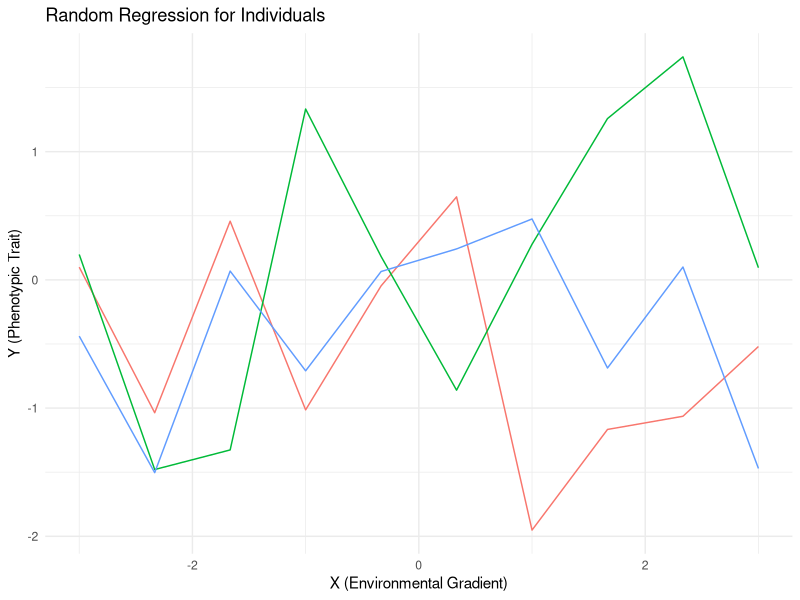

Source code (R):
# Load required libraries
library(lme4) # For fitting mixed models
library(MASS) # For generating multivariate normal distributions
library(ggplot2) # For plotting

# 1. Function to simulate data for a single dataset
simulate_random_regression_data <- function(I = 5, J = 10, 
                                            VE = 0.4, VR = 0.6, VS = 0.2, rES = 0.25, plot = TRUE) {
  
  # Total number of observations
  N <- I * J 
  
  # Generate a shared environmental spectrum for all individuals
  X <- rep(seq(-3, 3, length.out = J), I) 
  
  # Generate the covariance matrix for intercepts and slopes
  cov_matrix <- matrix(c(VE, rES * sqrt(VE * VS), 
                         rES * sqrt(VE * VS), VS), nrow = 2)
  
  # Generate random intercepts (u0) and slopes (u1) for each individual (multivariate normal distribution)
  random_effects <- mvrnorm(I, mu = c(0, 0), Sigma = cov_matrix)
  u0 <- rep(random_effects[, 1], each = J) # Intercept for each observation
  u1 <- rep(random_effects[, 2], each = J) # Slope for each observation
  
  # Generate the population mean intercept (b0) and slope (b1) (both set to 0 as per instructions)
  b0 <- 0
  b1 <- 0
  
  # Generate the residuals for each observation
  residuals <- rnorm(N, mean = 0, sd = sqrt(VR))
  
  # Calculate Y according to the model Y_ij = b0 + u0_i + (b1 + u1_i) * X_ij + e_ij
  Y <- b0 + u0 + (b1 + u1) * X + residuals
  
  # Create a data frame for the generated data
  data <- data.frame(
    Individual = factor(rep(1:I, each = J)), # Factor to visualize groups
    X = X,
    Y = Y
  )
  
  # Plot the reaction norms for each individual (optional)
  if (plot) {
    p <- ggplot(data, aes(x = X, y = Y, color = Individual, group = Individual)) +
      geom_line() +
      labs(title = 'Random Regression for Individuals', 
           x = 'X (Environmental Gradient)', 
           y = 'Y (Phenotypic Trait)') +
      theme_minimal() +
      theme(legend.position = 'none') # Remove legend for clarity
    print(p) # This ensures the plot is displayed
  }
  
  return(data)
}

# 2. Function to fit a random regression model to the data
fit_random_regression_model <- function(data) {
  
  # Fit the mixed model with random intercepts and random slopes
  model <- lmer(Y ~ X + (1 + X | Individual), data = data, REML = TRUE)
  
  var_components <- as.data.frame(VarCorr(model))
  ve <- var_components[var_components$grp == "Individual" & var_components$var1 == "(Intercept)", "vcov"]
  vs <- var_components[var_components$grp == "Individual" & var_components$var1 == "X", "vcov"]
  cov_es <- var_components[var_components$grp == "Individual" & var_components$var1 == "(Intercept)" & var_components$var2 == "X", "vcov"]
  vr <- var_components[var_components$grp == "Residual", "vcov"]
  
  # Calculate the correlation between intercepts and slopes
  correlation_es <- cov_es / (sqrt(ve) * sqrt(vs))
  
  return(list(
    model = model,
    VE = ve,
    VS = vs,
    Cov_ES = cov_es,
    Cor_ES = correlation_es,
    VR = vr
  ))
}


set.seed(42) 

# Simulate one dataset and ensure the plot is displayed
simulated_data <- simulate_random_regression_data(I = 3, J = 10, VE = 0.5, VR = 0.5, VS = 0, rES = 1, plot = TRUE)

# Fit a random regression model to the simulated data
fit <- fit_random_regression_model(simulated_data)

# View the variance components from one model
print(fit)
